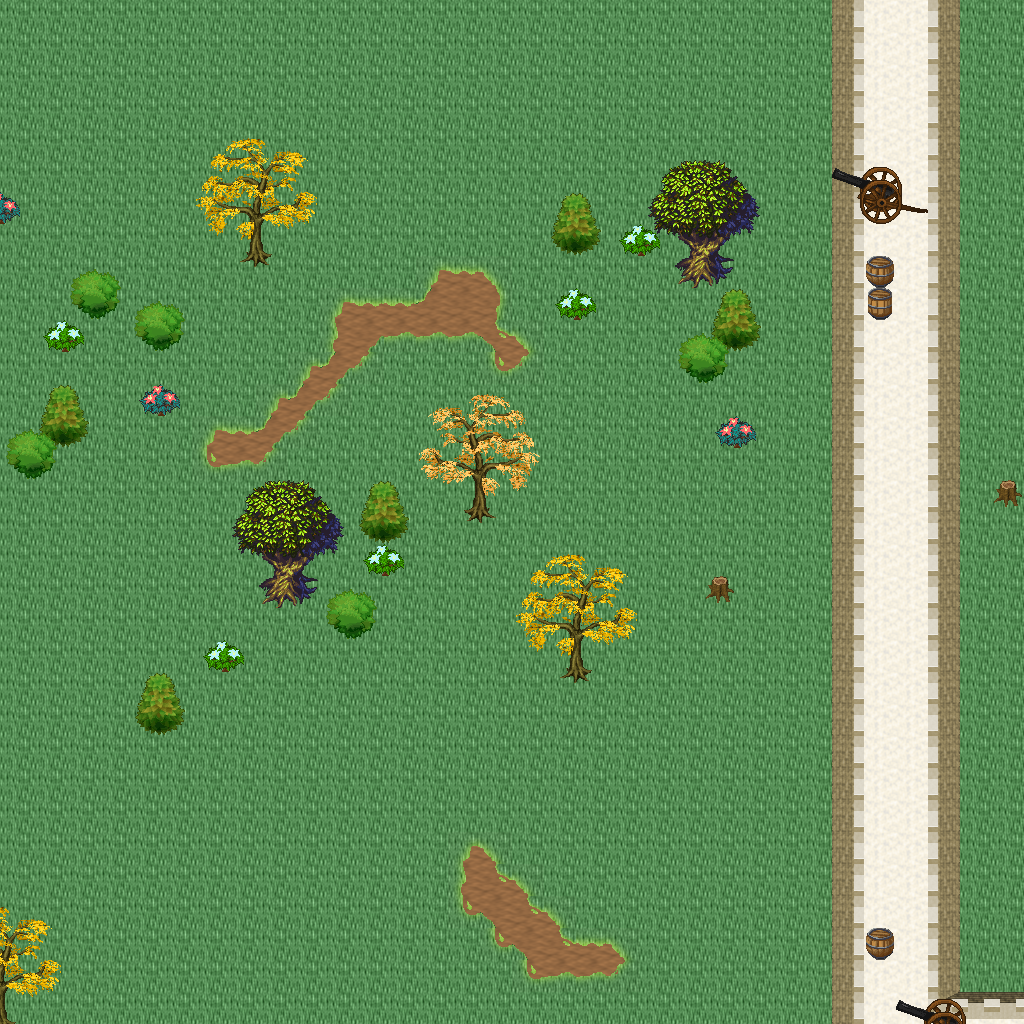

A 2D game scene composited from a Tiled map and its tileset images. What follows is a short description and the map's XML, with each tile layer's data collapsed to a summary:
An orthogonal 32x32 tile map with 32x32 px tiles, 5 tile layers (Ground, Objects, Objects2, Above, ...), 1 hidden layer not drawn, 29 tilesets.

<map version="1.10" tiledversion="1.11.0" orientation="orthogonal" renderorder="right-down" width="32" height="32" tilewidth="32" tileheight="32" infinite="0" nextlayerid="11" nextobjectid="1">
 <tileset firstgid="1" name="logic_collision" tilewidth="32" tileheight="32" tilecount="1" columns="1">
  <image source="../drawable/logic_collision.png" width="32" height="32" />
 </tileset>
 <tileset firstgid="2" name="ground_ground" tilewidth="32" tileheight="32" tilecount="33" columns="3">
  <image source="../drawable/ground_ground.png" width="96" height="352" />
 </tileset>
 <tileset firstgid="35" name="building_castle" tilewidth="32" tileheight="32" tilecount="320" columns="20">
  <image source="../drawable/building_castle.png" width="640" height="512" />
 </tileset>
 <tileset firstgid="355" name="ground_grass_corners" tilewidth="32" tileheight="32" tilecount="24" columns="6">
  <image source="../drawable/ground_grass_corners.png" width="192" height="128" />
 </tileset>
 <tileset firstgid="379" name="ground_grass_edges" tilewidth="32" tileheight="32" tilecount="36" columns="12">
  <image source="../drawable/ground_grass_edges.png" width="384" height="96" />
 </tileset>
 <tileset firstgid="415" name="ground_water_pool" tilewidth="32" tileheight="32" tilecount="72" columns="3">
  <image source="../drawable/ground_water_pool.png" width="96" height="768" />
 </tileset>
 <tileset firstgid="487" name="ground_earth_edges" tilewidth="32" tileheight="32" tilecount="18" columns="6">
  <image source="../drawable/ground_earth_edges.png" width="192" height="96" />
 </tileset>
 <tileset firstgid="505" name="item_weapon_cannon" tilewidth="32" tileheight="32" tilecount="12" columns="3">
  <image source="../drawable/item_weapon_cannon.png" width="96" height="128" />
 </tileset>
 <tileset firstgid="517" name="item_pot_barrels_1" tilewidth="32" tileheight="32" tilecount="8" columns="4">
  <image source="../drawable/item_pot_barrels_1.png" width="128" height="64" />
 </tileset>
 <tileset firstgid="525" name="ground_cobbled_paving" tilewidth="32" tileheight="32" tilecount="1" columns="1">
  <image source="../drawable/ground_cobbled_paving.png" width="32" height="32" />
 </tileset>
 <tileset firstgid="526" name="ground_ridge_earth_pale" tilewidth="32" tileheight="32" tilecount="96" columns="12">
  <image source="../drawable/ground_ridge_earth_pale.png" width="384" height="256" />
 </tileset>
 <tileset firstgid="622" name="plant_bushes_and_trees" tilewidth="32" tileheight="32" tilecount="144" columns="16">
  <image source="../drawable/plant_bushes_and_trees.png" width="512" height="289" />
 </tileset>
 <tileset firstgid="766" name="plant_bush_leafy_2" tilewidth="32" tileheight="32" tilecount="12" columns="6">
  <image source="../drawable/plant_bush_leafy_2.png" width="192" height="64" />
 </tileset>
 <tileset firstgid="778" name="plant_bush_flowering" tilewidth="32" tileheight="32" tilecount="72" columns="8">
  <image source="../drawable/plant_bush_flowering.png" width="256" height="288" />
 </tileset>
 <tileset firstgid="850" name="plant_stump_small_stump" tilewidth="32" tileheight="32" tilecount="4" columns="2">
  <image source="../drawable/plant_stump_small_stump.png" width="64" height="64" />
 </tileset>
 <tileset firstgid="854" name="plant_tree_fall_trees" tilewidth="32" tileheight="32" tilecount="40" columns="8">
  <image source="../drawable/plant_tree_fall_trees.png" width="256" height="160" />
 </tileset>
 <tileset firstgid="894" name="logic_creature_animal" tilewidth="32" tileheight="32" tilecount="32" columns="8">
  <image source="../drawable/logic_creature_animal.png" width="256" height="128" />
 </tileset>
 <tileset firstgid="926" name="logic_creature_rodent" tilewidth="32" tileheight="32" tilecount="8" columns="8">
  <image source="../drawable/logic_creature_rodent.png" width="256" height="32" />
 </tileset>
 <tileset firstgid="934" name="plant_vine" tilewidth="32" tileheight="32" tilecount="3" columns="1">
  <image source="../drawable/plant_vine.png" width="32" height="96" />
 </tileset>
 <tileset firstgid="937" name="building_cottage" tilewidth="32" tileheight="32" tilecount="256" columns="16">
  <image source="../drawable/building_cottage.png" width="512" height="512" />
 </tileset>
 <tileset firstgid="1193" name="building_roof_thatched_roof" tilewidth="32" tileheight="32" tilecount="256" columns="16">
  <image source="../drawable/building_roof_thatched_roof.png" width="512" height="512" />
 </tileset>
 <tileset firstgid="1449" name="building_window_windows" tilewidth="32" tileheight="32" tilecount="256" columns="16">
  <image source="../drawable/building_window_windows.png" width="512" height="512" />
 </tileset>
 <tileset firstgid="1705" name="building_door_doors" tilewidth="32" tileheight="32" tilecount="256" columns="16">
  <image source="../drawable/building_door_doors.png" width="512" height="512" />
 </tileset>
 <tileset firstgid="1961" name="building_fence_fence_wooden" tilewidth="32" tileheight="32" tilecount="12" columns="3">
  <image source="../drawable/building_fence_fence_wooden.png" width="96" height="128" />
 </tileset>
 <tileset firstgid="1973" name="ground_ground_3" tilewidth="32" tileheight="32" tilecount="5" columns="5">
  <image source="../drawable/ground_ground_3.png" width="160" height="32" />
 </tileset>
 <tileset firstgid="1978" name="plant_tree_tree_darkgreen" tilewidth="32" tileheight="32" tilecount="88" columns="8">
  <image source="../drawable/plant_tree_tree_darkgreen.png" width="256" height="352" />
 </tileset>
 <tileset firstgid="2066" name="logic_portal" tilewidth="32" tileheight="32" tilecount="24" columns="8">
  <image source="../drawable/logic_portal.png" width="256" height="96" />
 </tileset>
 <tileset firstgid="2090" name="building_decoration_magician_banner" tilewidth="32" tileheight="32" tilecount="3" columns="3">
  <image source="../drawable/building_decoration_magician_banner.png" width="96" height="32" />
 </tileset>
 <tileset firstgid="2093" name="ground_ladder_vertical_dark" tilewidth="32" tileheight="32" tilecount="3" columns="3">
  <image source="../drawable/ground_ladder_vertical_dark.png" width="96" height="32" />
 </tileset>
 <layer id="1" name="Ground" width="32" height="32">
  <data>[1024 cells, 1024 non-empty, 5 distinct tile ids]</data>
 </layer>
 <layer id="2" name="Objects" width="32" height="32">
  <data>[1024 cells, 95 non-empty, 27 distinct tile ids]</data>
 </layer>
 <layer id="3" name="Objects2" width="32" height="32">
  <data>[1024 cells, 19 non-empty, 10 distinct tile ids]</data>
 </layer>
 <layer id="4" name="Above" width="32" height="32">
  <data>[1024 cells, 100 non-empty, 48 distinct tile ids]</data>
 </layer>
 <layer id="5" name="Above2" width="32" height="32">
  <data>[1024 cells, 0 non-empty, 0 distinct tile ids]</data>
 </layer>
 <layer id="6" name="Walkable" width="32" height="32" visible="0">
  <data>[1024 cells, 177 non-empty, 1 distinct tile ids]</data>
 </layer>
 <objectgroup id="7" name="Mapevents" />
 <objectgroup id="8" name="Spawn" />
 <objectgroup id="9" name="Keys" />
 <objectgroup id="10" name="Replace" />
</map>
